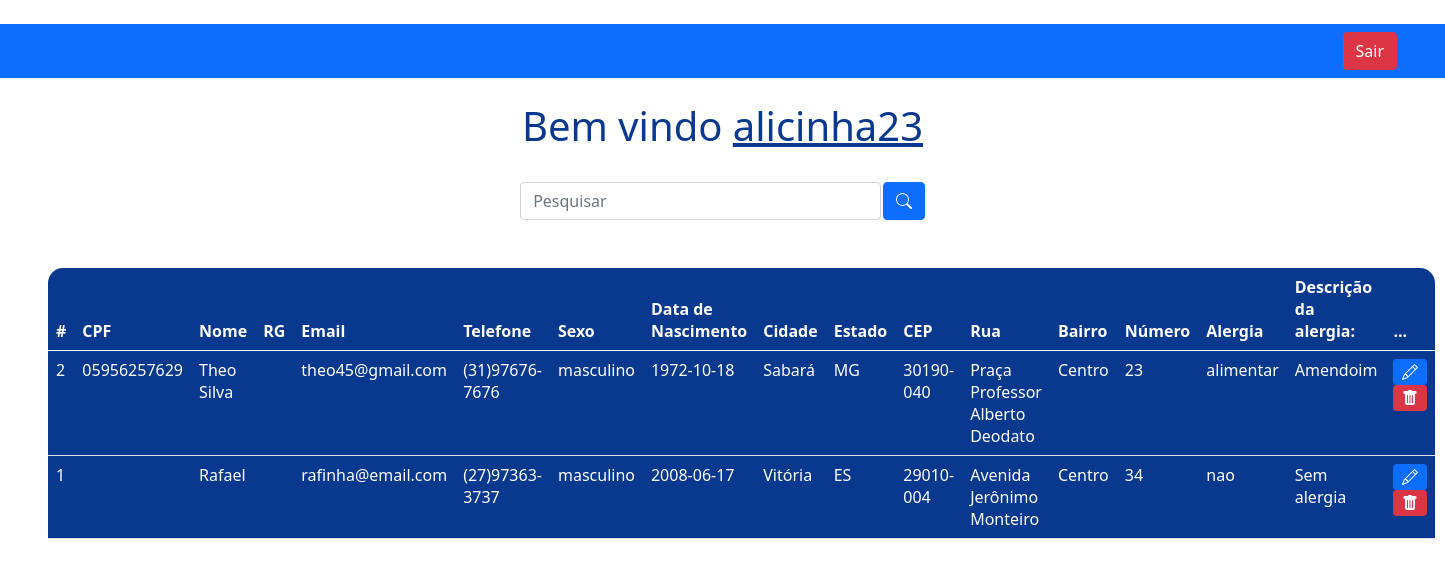
The page /sistemas/sistema_paciente.php (signed in) on the database its author committed.
### tables this page shows
CREATE TABLE `pacientes` (
  `id` int NOT NULL AUTO_INCREMENT,
  `nome` varchar(200) NOT NULL,
  `email` varchar(100) NOT NULL,
  `sexo` varchar(45) NOT NULL,
  `data_nascimento` date NOT NULL,
  `telefone` varchar(45) NOT NULL,
  `cidade` varchar(45) NOT NULL,
  `estado` varchar(45) NOT NULL,
  `cep` varchar(100) NOT NULL,
  `rua` varchar(100) NOT NULL,
  `bairro` varchar(100) NOT NULL,
  `numero` varchar(100) NOT NULL,
  `alergia` varchar(100) NOT NULL,
  `descricao_alergia` varchar(400) NOT NULL,
  `cpf` varchar(21) NOT NULL,
  `rg` varchar(45) NOT NULL,
  PRIMARY KEY (`id`)
);

### sistemas/sistema_paciente.php (the view, shortened to what this page needs)
<?php
    include_once('/posto/acoes/config.php');
    $logado = $_SESSION['usuario'];
    if(!empty($_GET['search']))
    {
        $data = $_GET['search'];
        $sql = "SELECT * FROM pacientes WHERE id LIKE '%$data%' or nome LIKE '%$data%' or ORDER BY id DESC";
    }
    else
    {
        $sql = "SELECT * FROM pacientes ORDER BY id DESC";
    }
    $result = $conexao->query($sql);
?>
<!DOCTYPE html>
<html lang="en">
<head>
    <link href="https://cdn.jsdelivr.net/npm/bootstrap@5.0.2/dist/css/bootstrap.min.css" rel="stylesheet">
</head>
<body>
    <nav class="navbar navbar-expand-lg navbar-dark bg-primary">
        <div class="container-fluid">
        </div>
        <div class="d-flex">
            <a href="sair.php" class="btn btn-danger me-5">Sair</a>
        </div>
    </nav>
    <br>
    <?php
        echo "<h1>Bem vindo <u>$logado</u></h1>";
    ?>
    <br>
    <div class="box-search">
        <input type="search" class="form-control w-25" placeholder="Pesquisar" id="pesquisar">
        <button onclick="searchData()" class="btn btn-primary">
        </button>
    </div>
    <div class="m-5">
        <table class="table text-white table-bg">
            <thead>
                <tr>
                    <th scope="col">#</th>
                    <th scope="col">CPF</th>
                    <th scope="col">Nome</th>
                    <th scope="col">RG</th>
                    <th scope="col">Email</th>
                    <th scope="col">Telefone</th>
                    <th scope="col">Sexo</th>
                    <th scope="col">Data de Nascimento</th>
                    <th scope="col">Cidade</th>
                    <th scope="col">Estado</th>
                    <th scope="col">CEP</th>
                    <th scope="col">Rua</th>
                    <th scope="col">Bairro</th>
                    <th scope="col">Número</th>
                    <th scope="col">Alergia</th>
                    <th scope="col">Descrição da alergia:</th>
                    <th scope="col">...</th>
                </tr>
            </thead>
            <tbody>
                <?php
                    while($user_data = mysqli_fetch_assoc($result)) {
                        echo "<tr>";
                        echo "<td>".$user_data['id']."</td>";
                        echo "<td>".$user_data['cpf']."</td>";
                        echo "<td>".$user_data['nome']."</td>";
                        echo "<td>".$user_data['rg']."</td>";
                        echo "<td>".$user_data['email']."</td>";
                        echo "<td>".$user_data['telefone']."</td>";
                        echo "<td>".$user_data['sexo']."</td>";
                        echo "<td>".$user_data['data_nascimento']."</td>";
                        echo "<td>".$user_data['cidade']."</td>";
                        echo "<td>".$user_data['estado']."</td>";
                        echo "<td>".$user_data['cep']."</td>";
                        echo "<td>".$user_data['rua']."</td>";
                        echo "<td>".$user_data['bairro']."</td>";
                        echo "<td>".$user_data['numero']."</td>";
                        echo "<td>".$user_data['alergia']."</td>";
                        echo "<td>".$user_data['descricao_alergia']."</td>";
                        echo "<td>
                        <a class='btn btn-sm btn-primary' href='edit_pacientes.php?id=$user_data[id]' title='Editar'>
                            <svg xmlns='http://www.w3.org/2000/svg' width='16' height='16' fill='currentColor' class='bi bi-pencil' viewBox='0 0 16 16'>
                                <path d='M12.146.146a.5.5 0 0 1 .708 0l3 3a.5.5 0 0 1 0 .708l-10 10a.5.5 0 0 1-.168.11l-5 2a.5.5 0 0 1-.65-.65l2-5a.5.5 0 0 1 .11-.168l10-10zM11.207 2.5 13.5 4.793 14.793 3.5 12.5 1.207 11.207 2.5zm1.586 3L10.5 3.207 4 9.707V10h.5a.5.5 0 0 1 .5.5v.5h.5a.5.5 0 0 1 .5.5v.5h.293l6.5-6.5zm-9.761 5.175-.106.106-1.528 3.821 3.821-1.528.106-.106A.5.5 0 0 1 5 12.5V12h-.5a.5.5 0 0 1-.5-.5V11h-.5a.5.5 0 0 1-.468-.325z'/>
                            </svg>
                            </a>
                            <a class='btn btn-sm btn-danger' href='delete.php?id=$user_data[id]' title='Deletar'>
                                <svg xmlns='http://www.w3.org/2000/svg' width='16' height='16' fill='currentColor' class='bi bi-trash-fill' viewBox='0 0 16 16'>
                                    <path d='M2.5 1a1 1 0 0 0-1 1v1a1 1 0 0 0 1 1H3v9a2 2 0 0 0 2 2h6a2 2 0 0 0 2-2V4h.5a1 1 0 0 0 1-1V2a1 1 0 0 0-1-1H10a1 1 0 0 0-1-1H7a1 1 0 0 0-1 1H2.5zm3 4a.5.5 0 0 1 .5.5v7a.5.5 0 0 1-1 0v-7a.5.5 0 0 1 .5-.5zM8 5a.5.5 0 0 1 .5.5v7a.5.5 0 0 1-1 0v-7A.5.5 0 0 1 8 5zm3 .5v7a.5.5 0 0 1-1 0v-7a.5.5 0 0 1 1 0z'/>
                                </svg>
                            </a>
                            </td>";
                        echo "</tr>";
                    }
                    ?>
            </tbody>
        </table>
    </div>
</body>
</html>

### sistemas/sistema_paciente.php (style rules this page uses)
body { background-image:"back_sistema.jpg"; background-size: cover; color: white; text-align: center; }
.table-bg { background: #09388f; border-radius: 15px 15px 0 0; }
.box-search { display: flex; justify-content: center; gap: .1%; }
h1 { color:#09388f; }

### rows shown on the page
pacientes: id "2", cpf "05956257629", nome "Theo Silva", email "theo45@gmail.com", telefone "(31)97676-7676", sexo "masculino", data_nascimento "1972-10-18", cidade "Sabará", estado "MG", cep "30190-040", rua "Praça Professor Alberto Deodato", bairro "Centro", numero "23", alergia "alimentar", descricao_alergia "Amendoim"
pacientes: id "1", nome "Rafael", email "rafinha@email.com", telefone "(27)97363-3737", sexo "masculino", data_nascimento "2008-06-17", cidade "Vitória", estado "ES", cep "29010-004", rua "Avenida Jerônimo Monteiro", bairro "Centro", numero "34", alergia "nao", descricao_alergia "Sem alergia"

### other values the page prints
$logado "alicinha23"
